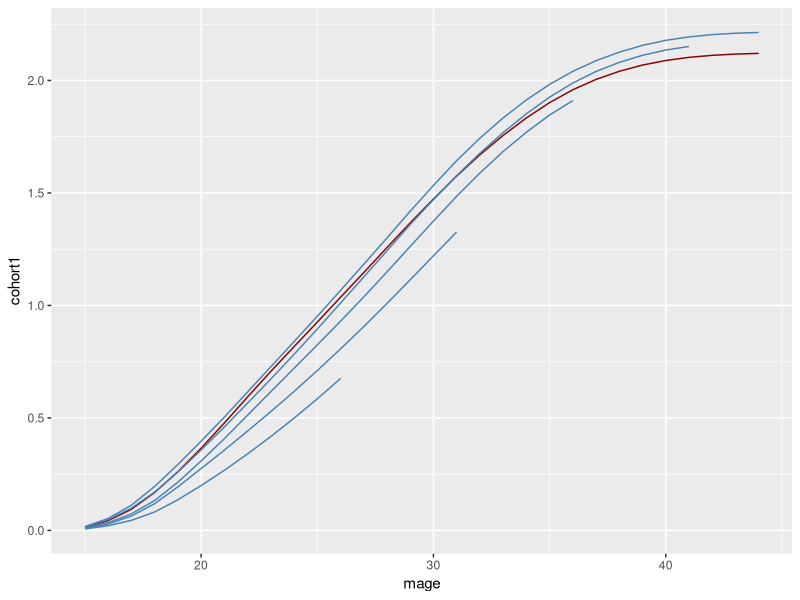

Recreate this plot in R.
# This file can be used to replicate figure 5
library(tidyverse)
library(dplyr)
library(here)
library(ggplot2)
library(haven)
library(tidyr)
library(sqldf)

# access token: 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

age_comp_pop <- read_dta(here::here("inputs/data/agecomp-seer.dta"))

age_comp_pop <- subset(age_comp_pop, select = -c(fem1519, fem2034, fem3544, stname))

age_comp_pop_grouped <- group_by(age_comp_pop, year) %>% summarise(across(everything(), sum))

age_comp_pop_grouped_start_with_fem <-
  select(age_comp_pop_grouped, starts_with("fem"))

fem_col_name <- colnames(age_comp_pop_grouped_start_with_fem)

age_comp_pop_long <- gather(age_comp_pop_grouped, mage, fem, fem_col_name)

age_comp_pop_long$mage <- gsub("^.{0,3}", "", age_comp_pop_long$mage)

age_comp_pop_long$mage <- as.numeric(as.character(age_comp_pop_long$mage))

age_comp_pop_long$cohort <- with(age_comp_pop_long, year - mage)
age_comp_pop_long$cohort2 <- ''

age_comp_pop_long$cohort2[age_comp_pop_long$cohort >= 1968 & age_comp_pop_long$cohort <= 1972] <- 1
age_comp_pop_long$cohort2[age_comp_pop_long$cohort >= 1973 & age_comp_pop_long$cohort <= 1977] <- 2
age_comp_pop_long$cohort2[age_comp_pop_long$cohort >= 1978 & age_comp_pop_long$cohort <= 1982] <- 3
age_comp_pop_long$cohort2[age_comp_pop_long$cohort >= 1983 & age_comp_pop_long$cohort <= 1987] <- 4
age_comp_pop_long$cohort2[age_comp_pop_long$cohort >= 1988 & age_comp_pop_long$cohort <= 1992] <- 5
age_comp_pop_long$cohort2[age_comp_pop_long$cohort >= 1993 & age_comp_pop_long$cohort <= 1997] <- 6
age_comp_pop_long <- subset(age_comp_pop_long, cohort2 != '')

names(age_comp_pop_long)[names(age_comp_pop_long) == 'fem'] <- 'pop'

age_comp_pop_long_group <- group_by(age_comp_pop_long, cohort2, mage) %>% summarise(pop_sum = sum(pop))

cohort_analysis <- read_dta(here::here("inputs/data/nchs_cohort_analysis.dta"))

merged_data <- merge(cohort_analysis, age_comp_pop_long_group, by = c("cohort2", "mage"))

merged_data$brate <- with(merged_data, numbirth/pop_sum*1000)

data_with_only_cohort_and_brate <- subset(merged_data, select = c(cohort2, brate, mage))

data_with_only_cohort_and_brate <- data_with_only_cohort_and_brate[order(data_with_only_cohort_and_brate$cohort2, data_with_only_cohort_and_brate$mage),]

data_with_only_cohort_and_brate$brate <- ave(data_with_only_cohort_and_brate$brate, data_with_only_cohort_and_brate$cohort2, FUN=cumsum)

data_with_only_cohort_and_brate_grouped <- group_by(data_with_only_cohort_and_brate, cohort2, mage) %>% summarise(cum_brate = sum(brate) / 1000)

names(data_with_only_cohort_and_brate_grouped)[names(data_with_only_cohort_and_brate_grouped) == 'cohort2'] <- 'cohort'

final_data_wide_format <- spread(data_with_only_cohort_and_brate_grouped, key = cohort, value = cum_brate,  sep = '')

data_with_cohort1 <- drop_na(final_data_wide_format, cohort1)
data_with_cohort2 <- drop_na(final_data_wide_format, cohort2)
data_with_cohort3 <- drop_na(final_data_wide_format, cohort3)
data_with_cohort4 <- drop_na(final_data_wide_format, cohort4)
data_with_cohort5 <- drop_na(final_data_wide_format, cohort5)
data_with_cohort6 <- drop_na(final_data_wide_format, cohort6)

ggplot() +
  geom_line(data = data_with_cohort1, aes(x = mage, y = cohort1), color = "darkred") +
  geom_line(data = data_with_cohort2, aes(x = mage, y = cohort2), color="steelblue")+
  geom_line(data = data_with_cohort3, aes(x = mage, y = cohort3), color="steelblue")+
  geom_line(data = data_with_cohort4, aes(x = mage, y = cohort4), color="steelblue")+
  geom_line(data = data_with_cohort5, aes(x = mage, y = cohort5), color="steelblue")+
  geom_line(data = data_with_cohort6, aes(x = mage, y = cohort6), color="steelblue")
